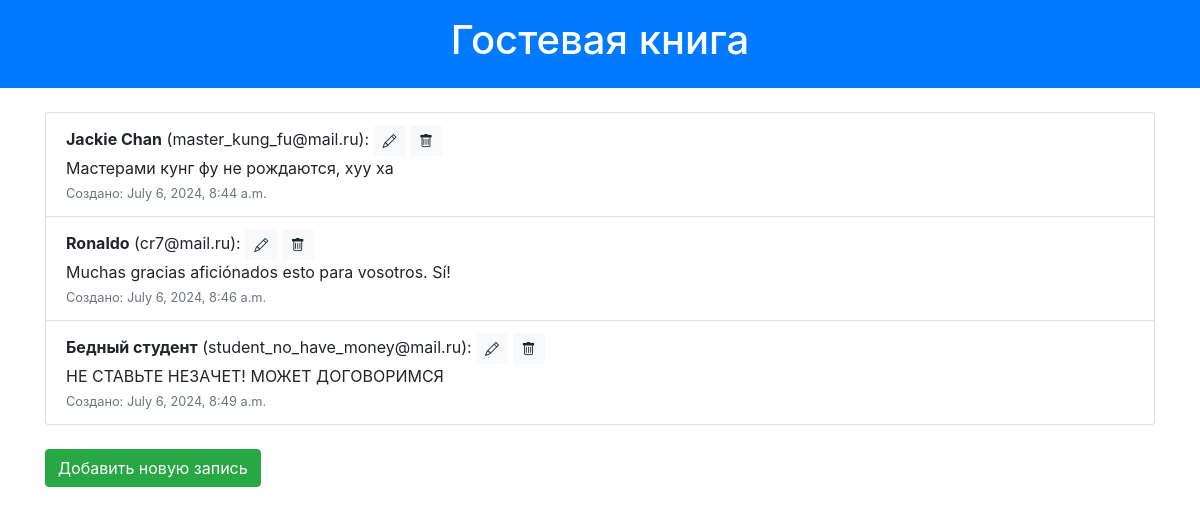
The page / on the database its author committed.
### guestbook/models.py (models this page shows, shortened)
class GuestbookEntry(models.Model):
    objects = None
    STATUS_CHOICES = [
        ('active', 'Активно'),
        ('blocked', 'Заблокировано'),
    ]
    name_author = models.CharField(max_length=100, verbose_name="Имя автора")
    email_author = models.EmailField(verbose_name="Почта автора")
    entry_text = models.TextField(verbose_name="Текст записи")
    created = models.DateTimeField(auto_now_add=True, verbose_name="Время создания")
    updated = models.DateTimeField(auto_now=True, verbose_name="Время редактирования")
    status = models.CharField(
        max_length=10,
        choices=STATUS_CHOICES,
        default='active',
        verbose_name="Статус"
    )

### guestbook/views.py (the view)
# urls.py: path('', views.index, name='index'),
def index(request):
    entries = GuestbookEntry.objects.filter(status='active')
    return render(request, 'guestbook/index.html', {'entries': entries})

### guestbook/templates/guestbook/index.html
{% extends 'guestbook/base.html' %}
{% block content %}
    <ul class="list-group">
        {% for entry in entries %}
            <li class="list-group-item">
                <strong>{{ entry.name_author }}</strong> ({{ entry.email_author }}):
                    <a href="{% url 'edit_entry' entry.id %}" class="btn btn-light btn-sm"><i class="bi bi-pencil"></i></a>
                    <a href="{% url 'delete_entry' entry.id %}" class="btn btn-light btn-sm"><i class="bi bi-trash"></i></a>
                <br>
                {{ entry.entry_text }}
                <br>
                <small class="text-muted">Создано: {{ entry.created }}</small>
            </li>
        {% endfor %}
    </ul>
    <a href="{% url 'add_entry' %}" class="btn btn-success mt-4">Добавить новую запись</a>
{% endblock %}

### rows shown on the page
GuestbookEntry: name_author "Jackie Chan", email_author "master_kung_fu@mail.ru", entry_text "Мастерами кунг фу не рождаются, хуу ха", created "July 6, 2024, 8:44 a.m."
GuestbookEntry: name_author "Ronaldo", email_author "cr7@mail.ru", entry_text "Muchas gracias aficiónados esto para vosotros. Sí!", created "July 6, 2024, 8:46 a.m."
GuestbookEntry: name_author "Бедный студент", email_author "student_no_have_money@mail.ru", entry_text "НЕ СТАВЬТЕ НЕЗАЧЕТ! МОЖЕТ ДОГОВОРИМСЯ", created "July 6, 2024, 8:49 a.m."
